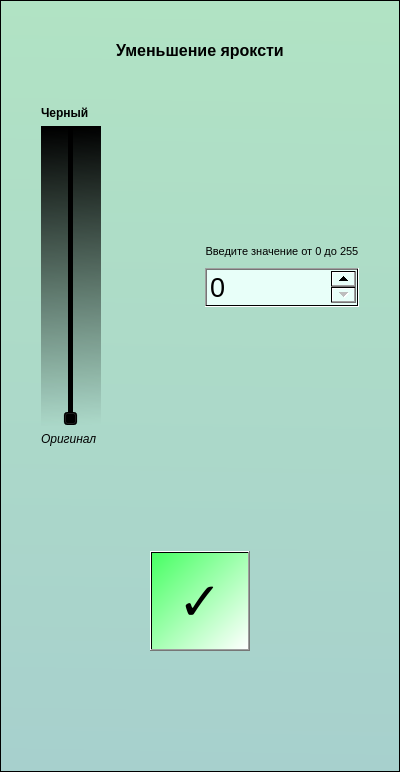
<?xml version="1.0" encoding="UTF-8"?>
<ui version="4.0">
 <class>Form</class>
 <widget class="QWidget" name="Form">
  <property name="geometry">
   <rect>
    <x>0</x>
    <y>0</y>
    <width>400</width>
    <height>772</height>
   </rect>
  </property>
  <property name="windowTitle">
   <string>Form</string>
  </property>
  <property name="styleSheet">
   <string notr="true">background-color: qlineargradient(spread:pad, x1:0.527, y1:0, x2:0.517, y2:1, stop:0 rgba(177, 227, 196, 255), stop:1 rgba(167, 208, 205, 255));</string>
  </property>
  <layout class="QHBoxLayout" name="horizontalLayout_2">
   <property name="leftMargin">
    <number>0</number>
   </property>
   <property name="topMargin">
    <number>0</number>
   </property>
   <property name="rightMargin">
    <number>0</number>
   </property>
   <property name="bottomMargin">
    <number>0</number>
   </property>
   <item>
    <widget class="QFrame" name="frame">
     <property name="maximumSize">
      <size>
       <width>9999</width>
       <height>9999</height>
      </size>
     </property>
     <property name="frameShape">
      <enum>QFrame::StyledPanel</enum>
     </property>
     <property name="frameShadow">
      <enum>QFrame::Raised</enum>
     </property>
     <layout class="QVBoxLayout" name="verticalLayout" stretch="0">
      <property name="spacing">
       <number>20</number>
      </property>
      <property name="leftMargin">
       <number>0</number>
      </property>
      <property name="topMargin">
       <number>0</number>
      </property>
      <property name="rightMargin">
       <number>0</number>
      </property>
      <property name="bottomMargin">
       <number>0</number>
      </property>
      <item>
       <layout class="QVBoxLayout" name="vbox2" stretch="0,0,0,0,0">
        <property name="spacing">
         <number>0</number>
        </property>
        <property name="topMargin">
         <number>40</number>
        </property>
        <property name="bottomMargin">
         <number>80</number>
        </property>
        <item>
         <widget class="QLabel" name="label_4">
          <property name="font">
           <font>
            <pointsize>12</pointsize>
            <bold>true</bold>
           </font>
          </property>
          <property name="styleSheet">
           <string notr="true">background-color: qlineargradient(spread:pad, x1:0, y1:0, x2:1, y2:0, stop:0 rgba(0, 0, 0, 0), stop:1 rgba(255, 255, 255, 0));</string>
          </property>
          <property name="text">
           <string>Уменьшение яроксти</string>
          </property>
          <property name="alignment">
           <set>Qt::AlignCenter</set>
          </property>
         </widget>
        </item>
        <item>
         <spacer name="verticalSpacer_5">
          <property name="orientation">
           <enum>Qt::Vertical</enum>
          </property>
          <property name="sizeType">
           <enum>QSizePolicy::Fixed</enum>
          </property>
          <property name="sizeHint" stdset="0">
           <size>
            <width>20</width>
            <height>40</height>
           </size>
          </property>
         </spacer>
        </item>
        <item>
         <layout class="QHBoxLayout" name="horizontalLayout">
          <property name="leftMargin">
           <number>40</number>
          </property>
          <property name="rightMargin">
           <number>40</number>
          </property>
          <item>
           <layout class="QVBoxLayout" name="verticalLayout_3">
            <item>
             <widget class="QLabel" name="label_3">
              <property name="font">
               <font>
                <bold>true</bold>
               </font>
              </property>
              <property name="styleSheet">
               <string notr="true">background-color: qlineargradient(spread:pad, x1:0, y1:0, x2:1, y2:0, stop:0 rgba(0, 0, 0, 0), stop:1 rgba(255, 255, 255, 0));</string>
              </property>
              <property name="text">
               <string>Черный</string>
              </property>
              <property name="alignment">
               <set>Qt::AlignLeading|Qt::AlignLeft|Qt::AlignVCenter</set>
              </property>
             </widget>
            </item>
            <item>
             <widget class="QSlider" name="verticalSlider">
              <property name="sizePolicy">
               <sizepolicy hsizetype="Fixed" vsizetype="Fixed">
                <horstretch>0</horstretch>
                <verstretch>0</verstretch>
               </sizepolicy>
              </property>
              <property name="minimumSize">
               <size>
                <width>60</width>
                <height>300</height>
               </size>
              </property>
              <property name="styleSheet">
               <string notr="true">background-color: qlineargradient(spread:pad, x1:0.477612, y1:0, x2:0.487562, y2:1, stop:0.00497512 rgba(0, 0, 0, 255), stop:1 rgba(255, 255, 255, 0))
</string>
              </property>
              <property name="maximum">
               <number>255</number>
              </property>
              <property name="orientation">
               <enum>Qt::Vertical</enum>
              </property>
             </widget>
            </item>
            <item>
             <widget class="QLabel" name="label_2">
              <property name="font">
               <font>
                <italic>true</italic>
               </font>
              </property>
              <property name="styleSheet">
               <string notr="true">background-color: qlineargradient(spread:pad, x1:0, y1:0, x2:1, y2:0, stop:0 rgba(0, 0, 0, 0), stop:1 rgba(255, 255, 255, 0));</string>
              </property>
              <property name="text">
               <string>Оригинал</string>
              </property>
              <property name="alignment">
               <set>Qt::AlignLeading|Qt::AlignLeft|Qt::AlignVCenter</set>
              </property>
             </widget>
            </item>
           </layout>
          </item>
          <item>
           <spacer name="horizontalSpacer">
            <property name="orientation">
             <enum>Qt::Horizontal</enum>
            </property>
            <property name="sizeType">
             <enum>QSizePolicy::Fixed</enum>
            </property>
            <property name="sizeHint" stdset="0">
             <size>
              <width>10</width>
              <height>10</height>
             </size>
            </property>
           </spacer>
          </item>
          <item>
           <layout class="QVBoxLayout" name="verticalLayout_2">
            <item>
             <spacer name="verticalSpacer_3">
              <property name="orientation">
               <enum>Qt::Vertical</enum>
              </property>
              <property name="sizeHint" stdset="0">
               <size>
                <width>20</width>
                <height>40</height>
               </size>
              </property>
             </spacer>
            </item>
            <item>
             <widget class="QLabel" name="label">
              <property name="font">
               <font>
                <pointsize>8</pointsize>
               </font>
              </property>
              <property name="styleSheet">
               <string notr="true">background-color: qlineargradient(spread:pad, x1:0, y1:0, x2:1, y2:0, stop:0 rgba(0, 0, 0, 0), stop:1 rgba(255, 255, 255, 0));</string>
              </property>
              <property name="text">
               <string>Введите значение от 0 до 255</string>
              </property>
              <property name="alignment">
               <set>Qt::AlignCenter</set>
              </property>
             </widget>
            </item>
            <item>
             <spacer name="verticalSpacer_4">
              <property name="orientation">
               <enum>Qt::Vertical</enum>
              </property>
              <property name="sizeType">
               <enum>QSizePolicy::Fixed</enum>
              </property>
              <property name="sizeHint" stdset="0">
               <size>
                <width>10</width>
                <height>10</height>
               </size>
              </property>
             </spacer>
            </item>
            <item>
             <widget class="QSpinBox" name="spinBox">
              <property name="font">
               <font>
                <pointsize>20</pointsize>
               </font>
              </property>
              <property name="styleSheet">
               <string notr="true">background-color: qlineargradient(spread:pad, x1:1, y1:0.460227, x2:0.493, y2:0.528773, stop:0.502488 rgba(232, 255, 249, 255));</string>
              </property>
              <property name="maximum">
               <number>255</number>
              </property>
             </widget>
            </item>
            <item>
             <spacer name="verticalSpacer_2">
              <property name="orientation">
               <enum>Qt::Vertical</enum>
              </property>
              <property name="sizeHint" stdset="0">
               <size>
                <width>20</width>
                <height>40</height>
               </size>
              </property>
             </spacer>
            </item>
           </layout>
          </item>
         </layout>
        </item>
        <item>
         <spacer name="verticalSpacer">
          <property name="orientation">
           <enum>Qt::Vertical</enum>
          </property>
          <property name="sizeType">
           <enum>QSizePolicy::Fixed</enum>
          </property>
          <property name="sizeHint" stdset="0">
           <size>
            <width>20</width>
            <height>60</height>
           </size>
          </property>
         </spacer>
        </item>
        <item>
         <layout class="QHBoxLayout" name="horizontalLayout_4">
          <property name="leftMargin">
           <number>40</number>
          </property>
          <property name="topMargin">
           <number>40</number>
          </property>
          <property name="rightMargin">
           <number>40</number>
          </property>
          <property name="bottomMargin">
           <number>40</number>
          </property>
          <item>
           <widget class="QPushButton" name="accept">
            <property name="sizePolicy">
             <sizepolicy hsizetype="Fixed" vsizetype="Fixed">
              <horstretch>0</horstretch>
              <verstretch>0</verstretch>
             </sizepolicy>
            </property>
            <property name="minimumSize">
             <size>
              <width>100</width>
              <height>100</height>
             </size>
            </property>
            <property name="font">
             <font>
              <pointsize>40</pointsize>
              <bold>true</bold>
             </font>
            </property>
            <property name="styleSheet">
             <string notr="true">background-color: qlineargradient(spread:pad, x1:0, y1:0, x2:1, y2:1, stop:0 rgba(71, 255, 99, 255), stop:1 rgba(255, 255, 255, 255));</string>
            </property>
            <property name="text">
             <string>✓</string>
            </property>
           </widget>
          </item>
         </layout>
        </item>
       </layout>
      </item>
     </layout>
    </widget>
   </item>
  </layout>
 </widget>
 <resources/>
 <connections>
  <connection>
   <sender>verticalSlider</sender>
   <signal>valueChanged(int)</signal>
   <receiver>spinBox</receiver>
   <slot>setValue(int)</slot>
   <hints>
    <hint type="sourcelabel">
     <x>84</x>
     <y>178</y>
    </hint>
    <hint type="destinationlabel">
     <x>201</x>
     <y>199</y>
    </hint>
   </hints>
  </connection>
  <connection>
   <sender>spinBox</sender>
   <signal>valueChanged(int)</signal>
   <receiver>verticalSlider</receiver>
   <slot>setValue(int)</slot>
   <hints>
    <hint type="sourcelabel">
     <x>252</x>
     <y>198</y>
    </hint>
    <hint type="destinationlabel">
     <x>81</x>
     <y>227</y>
    </hint>
   </hints>
  </connection>
 </connections>
</ui>
